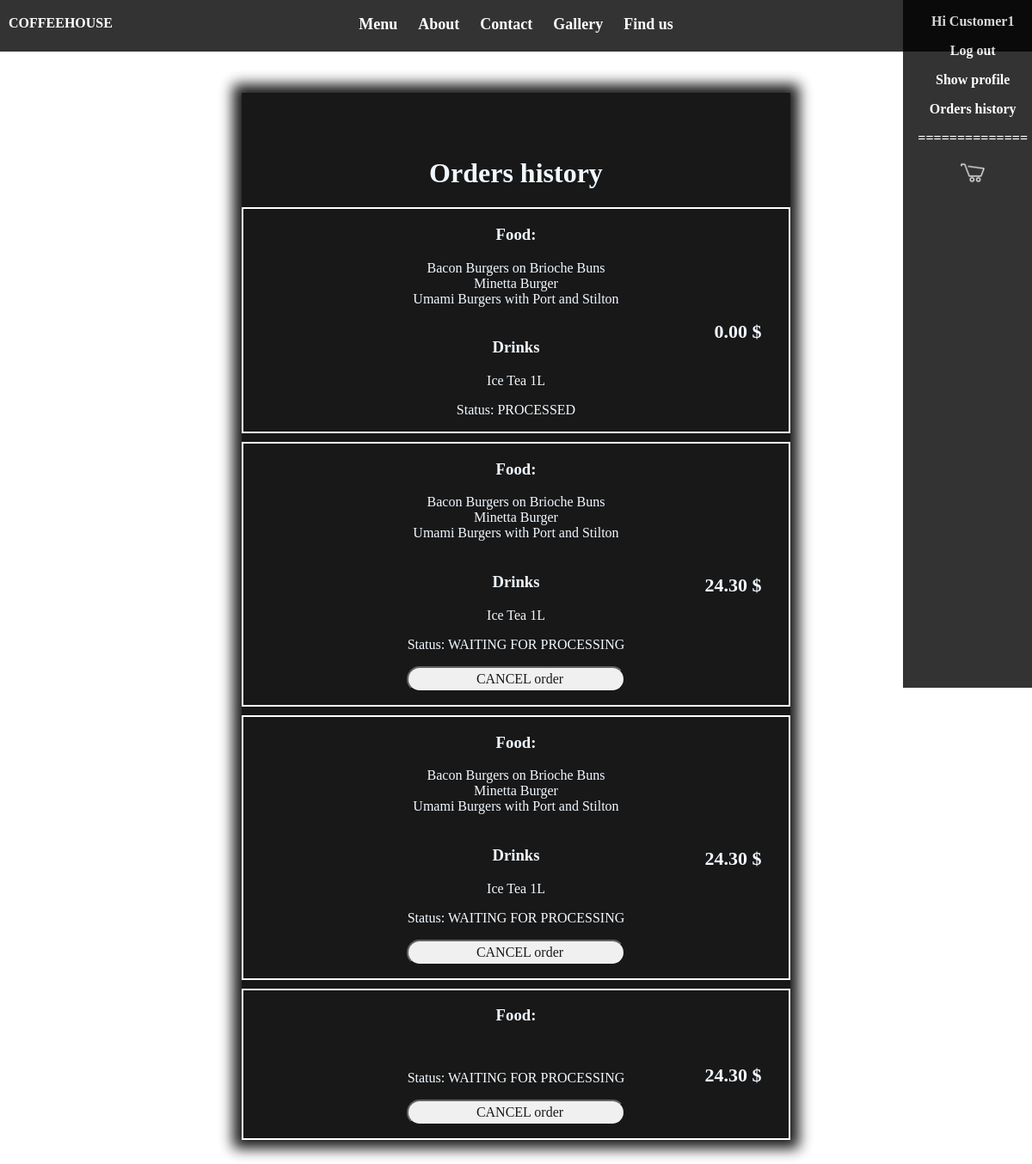
Page /orders/orders_history (signed in) on the earlier database version.
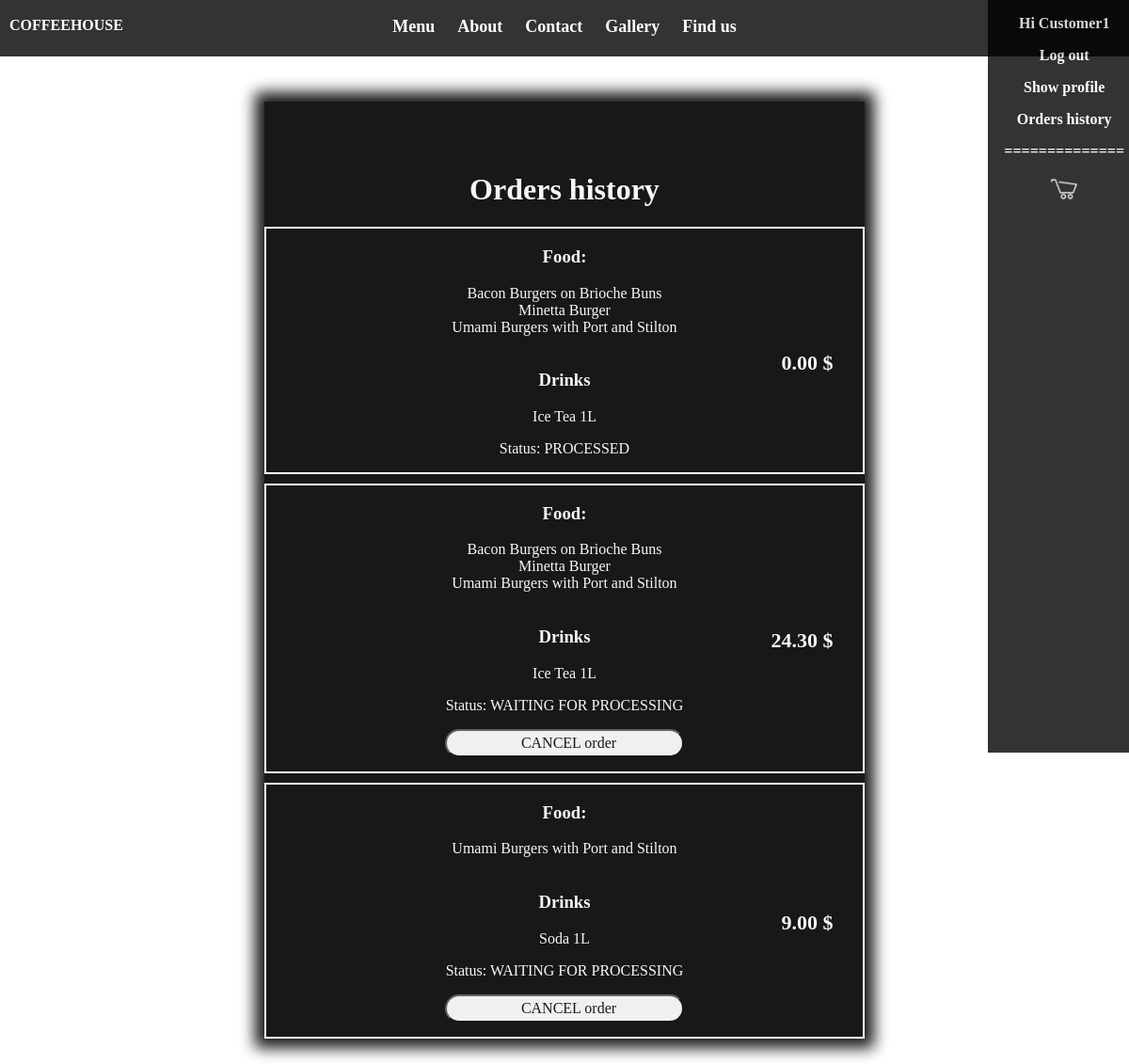
Same page on the later database version.
### coffehouse/orders/models.py (models this page shows, shortened)
class Order(models.Model):
    user = models.ForeignKey(Customer, related_name='client', on_delete=models.CASCADE, null=True)
    food = models.ManyToManyField(Food, related_name='foods')
    drink = models.ManyToManyField(Drink, related_name='drinks', default=None)
    created_at = models.DateField(auto_now_add=True)
    processed = models.BooleanField(default=False)
    processed_by = models.ForeignKey(Service, related_name='processed_by', on_delete=models.CASCADE, null=True)
    note = models.CharField(max_length=255, null=True)
    total_price = models.DecimalField(default=0.0, max_length=4, max_digits=6, decimal_places=2)

class Food(models.Model):
    name = models.CharField(max_length=50)
    number_in_menu = models.IntegerField(default=-1)
    price = models.DecimalField(max_length=4, max_digits=6, decimal_places=2)
    week_day = models.IntegerField(default=-1)
    img_url = models.CharField(max_length=1000, default=" ")
    description = models.CharField(max_length=1000, default="")
    note = models.CharField(max_length=255, null=True)

class Drink(models.Model):
    name = models.CharField(max_length=50)
    price = models.DecimalField(max_length=4, max_digits=6, decimal_places=2)
    description = models.CharField(max_length=1000, default="")
    note = models.CharField(max_length=255, null=True)

### coffehouse/orders/views.py (the view)
@login_required(login_url='/users/login')
def orders_history(request):
    user = request.user
    customer = Customer.objects.get(user=user)
    customer_orders = Order.objects.filter(user=customer)
    return render(request, 'orders/orders_history.html', {'orders': customer_orders})

### coffehouse/templates/orders/orders_history.html (shortened to what this page needs)
{% extends 'base.html' %}
{% block extra_head %}
    {% load staticfiles %}
    <link rel="stylesheet" type="text/css" href="{% static "css/orders/orders_history_style.css" %}">
{% endblock extra_head %}
{% block content %}
    <div class="content">
        <H1>Orders history</H1>
        {% for order in orders %}
            <div class="old_order">
                <h3>Food:</h3>
                {% for food in order.food.all %}
                    {{ food.name }}
                    <br>
                {% endfor %}
                {% if order.drink.all.count > 0 %}
                    <br>
                    <h3>Drinks</h3>
                    {% for drink in order.drink.all %}
                        {{ drink.name }}
                    {% endfor %}
                {% endif %}
                <br>
                {% if order.processed %}
                    <p>Status: PROCESSED </p>
                {% else %}
                    <p>Status: WAITING FOR PROCESSING </p>
                    <input type="submit" class="btn-link" name="proceed" value="CANCEL order"
                           onclick="cancelOrder(this, {{ order.pk }});">
                {% endif %}
                <div class="price"> {{ order.total_price }} $</div>
            </div>
        {% endfor %}
    </div>
{% endblock content %}

Differences in the rows shown:
removed Order: total_price "24.30", Food (name "Bacon Burgers on Brioche Buns"), Food (name "Minetta Burger"), Food (name "Umami Burgers with Port and Stilton"), Drink (name "Ice Tea 1L")
removed Order: total_price "24.30"
added Order: total_price "9.00", Food (name "Umami Burgers with Port and Stilton")
now on this page (row unchanged): Drink: name "Soda 1L", shown under "9.00"
